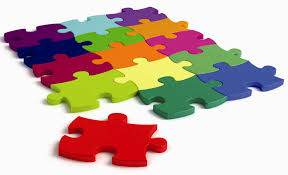
#> input picture projects/project2/project_road_segmentation/CNNs/test_data/puzzle.jpeg, 288 x 175 px; its folder holds only this picture in this run
$ python -i helpers.py   (imports and definitions only)
#> lines starting #> are read from the running program, lines starting #| are printed output that depends on the picture
#> further down, picture is the input picture: shape (175, 288, 3); mean B, G, R 167.7, 179.7, 199.2
import numpy as np
import matplotlib.image as mpimg
from scipy import ndimage as ndi
import os, sys

def load_image(infilename):
    data = mpimg.imread(infilename)
    return data

# [13 lines left out: function load_training_set, not called in this run]

def process(rgb):
    return rgb

def sharpen(rgb, alpha = 0.1):
    blurred = blur(rgb, 1.0)
    return np.clip(rgb + alpha * (rgb - blurred), 0.0, 255.0)


# [6 lines left out: function median, not called in this run]

def blur(rgb, sig = 3.0):
#> called with sig = 1
    bl = np.zeros(rgb.shape)
    bl[:, :, 0] = ndi.gaussian_filter(rgb[:, :, 0], sig)
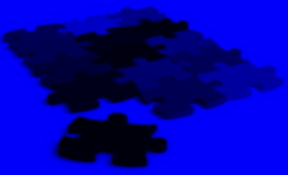
#> bl: shape (175, 288, 3) float64; mean B, G, R 167, 0, 0
    bl[:, :, 1] = ndi.gaussian_filter(rgb[:, :, 1], sig)
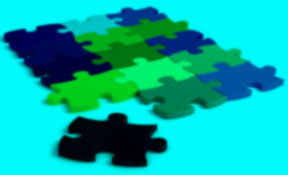
#> bl: shape (175, 288, 3) float64; mean B, G, R 167, 179, 0
    bl[:, :, 2] = ndi.gaussian_filter(rgb[:, :, 2], sig)
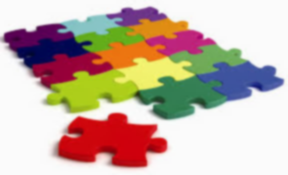
#> bl: shape (175, 288, 3) float64; mean B, G, R 167, 179, 198.6
    return bl

# [6 lines left out: function saturate, not called in this run]

def to_bool(gray, threshold = 0.75):
    return gray > threshold

# [21 lines left out: functions to_lum, to_gray, to_rgb, not called in this run]

>>> import cv2
>>> picture = cv2.imread('CNNs/test_data/puzzle.jpeg')
>>> result = sharpen(picture)

$ run again, on projects/project2/project_road_segmentation/CNNs/test_data/tiger.jpeg
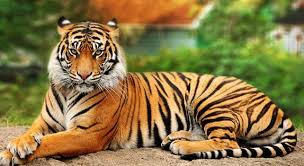
#> input picture projects/project2/project_road_segmentation/CNNs/test_data/tiger.jpeg, 304 x 166 px
#> picture is the input picture: shape (166, 304, 3); mean B, G, R 68.4, 118.1, 135.4
#> in blur, `bl[:, :, 1] = ndi.gaussian_filter(rgb[:, :, 1], sig)`:
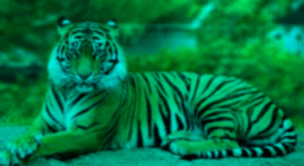
#> bl: shape (166, 304, 3) float64; mean B, G, R 67.4, 117.1, 0
#> in blur, `bl[:, :, 2] = ndi.gaussian_filter(rgb[:, :, 2], sig)`:
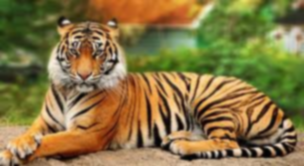
#> bl: shape (166, 304, 3) float64; mean B, G, R 67.4, 117.1, 134.4
